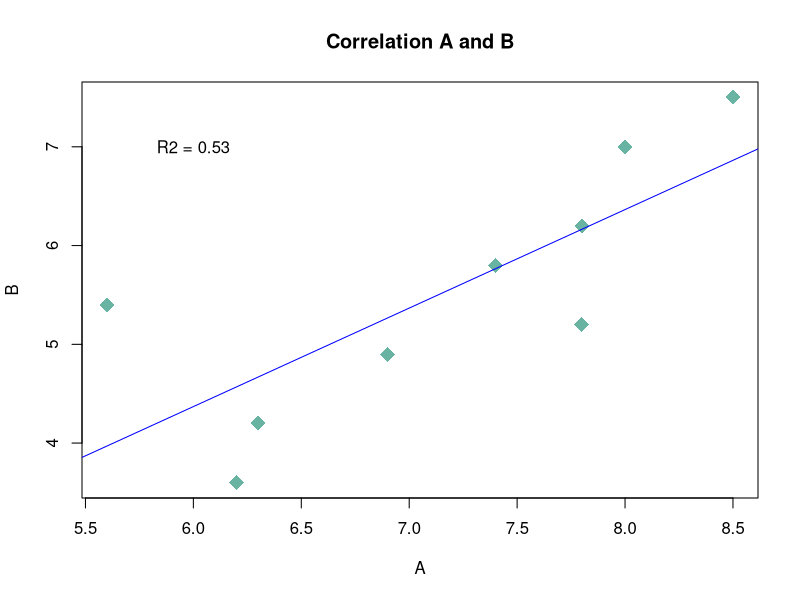

Write the R code that produced this figure.
y <- c(5.2,5.4,3.6,4.2,4.9,5.8,6.2,7.0,7.5)
x<- c(7.8,5.6,6.2,6.3,6.9,7.4,7.8,8.0,8.5)

plot(y~x,
     pch=18, 
     cex=2, 
     col="#69b3a2",
     xlab="A", ylab="B",
     main="Correlation A and B")

abline(lm(y~x), col="blue") # regression line (y~x)
r<- lm(y~x)
summary(r)
text(x = 6.0, y = 7, labels = "R2 = 0.53")
